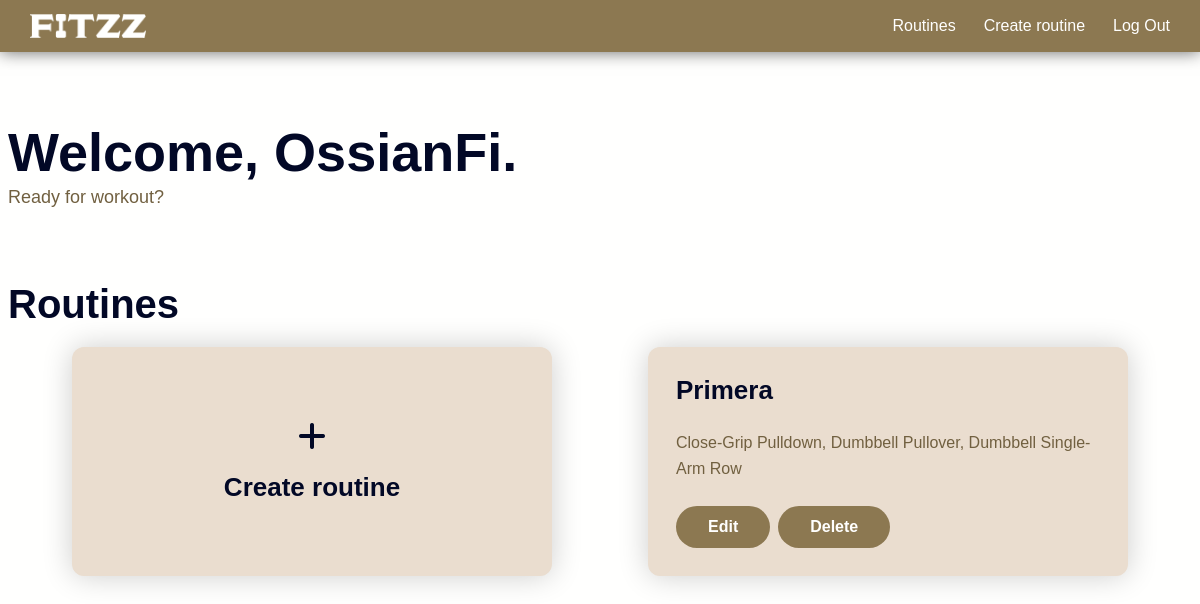
Page / (signed in) on the earlier database version.
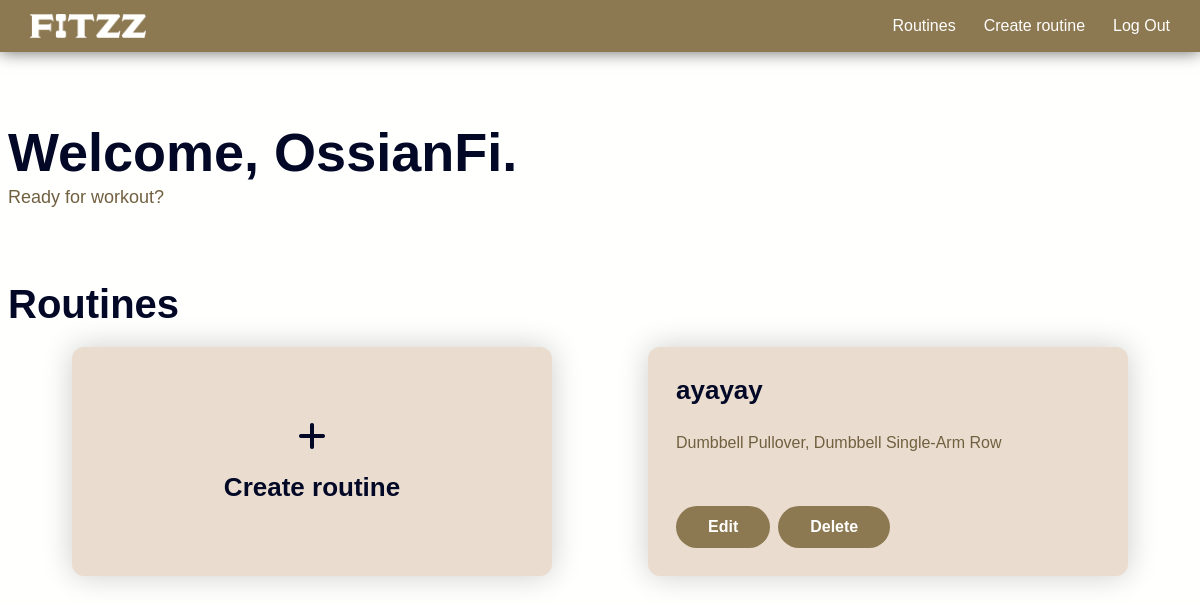
Same page on the later database version.
### tables this page shows
CREATE TABLE user (
  id INTEGER PRIMARY KEY AUTOINCREMENT,
  username TEXT NOT NULL,
  hash TEXT NOT NULL
);

CREATE TABLE routine (
  id INTEGER PRIMARY KEY AUTOINCREMENT,
  user_id INTEGER NOT NULL,
  name TEXT NOT NULL,
  FOREIGN KEY (user_id) REFERENCES user (id) ON DELETE CASCADE
);

### app.py (the view)
@app.route("/")
@login_required
def index():
    user = db.execute("SELECT username FROM user WHERE id = ?", session["user_id"])[0]
    routine_names = db.execute(
        "SELECT id, name FROM routine WHERE user_id = ?", session["user_id"]
    )
    routine_map = {routine["id"]: routine["name"] for routine in routine_names}
    exercises = db.execute(
        """
            SELECT
                r.id AS routine_id,
                e.name AS exercise_name
            FROM routine r
            JOIN routine_exercise re ON r.id = re.routine_id
            JOIN exercise e ON re.exercise_id = e.id
            WHERE r.user_id = ?
            ORDER BY r.id, re.position
        """,
        session["user_id"],
    )
    routine_exercises = defaultdict(list)
    for exercise in exercises:
        routine_exercises[exercise["routine_id"]].append(exercise["exercise_name"])
    routines = []
    for routine_id, exercises in routine_exercises.items():
        routines.append(
            {
                "id": routine_id,
                "name": routine_map[routine_id],
                "exercises": ", ".join(exercises),
            }
        )
    return render_template("index.html", username=user["username"], routines=routines)

### app.py (called while the page is built)
@app.after_request
def after_request(response):
    response.headers["Cache-Control"] = "no-cache, no-store, must-revalidate"
    response.headers["Expires"] = 0
    response.headers["Pragma"] = "no-cache"
    return response

### helpers.py (called while the page is built)
def login_required(f):
    @wraps(f)
    def decorated_function(*args, **kwargs):
        if session.get("user_id") is None:
            return redirect("/login")
        return f(*args, **kwargs)
    return decorated_function

### templates/index.html (shortened to what this page needs)
{% extends "base.html" %}
{% block main %}
    <div class="container title-region flex column center-justify">
        <h1 class="h1 no-margin">Welcome, {{ username }}.</h1>
        <p>Ready for workout?</p>
    </div>
    <div class="container">
        <h2 class="h2">Routines</h2>
        <div class="routines grid">
            <div class="card add">
                <a class="flex column center-justify center-align gap" href="/new">
                    <i class="fa fa-plus"></i>
                    <h3 class="h3 text-center no-margin">Create routine</h3>
                </a>
            </div>
            {% for routine in routines %}
                <div class="card">
                    <a href="/view/{{ routine.id }}">
                        <h3 class="h3 no-margin">{{ routine.name }}</h3>
                        <p>{{ routine.exercises }}</p>
                        <div class="button-wrapper flex">
                            <form action="/edit/{{ routine.id }}" method="get">
                                <button class="btn" type="submit">Edit</button>
                            </form>
                            <form action="/delete/{{ routine.id }}" method="get">
                                <button class="btn" type="submit">Delete</button>
                            </form>
                        </div>
                    </a>
                </div>
            {% endfor %}
        </div>
    </div>
{% endblock %}

### templates/base.html (shortened to what this page needs)
<!DOCTYPE html>
<html lang="en">
    <head>
        <link href="https://api.fontshare.com/v2/css?f[]=general-sans@500,600,400,700&display=swap" rel="stylesheet">
        <link href="https://cdnjs.cloudflare.com/ajax/libs/font-awesome/6.7.1/css/all.min.css" rel="stylesheet">
        <link href="/static/css/styles.css" rel="stylesheet">
    </head>
    <body>
        {% if session.get("user_id") %}
            <header class="flex center-align between-justify">
                <a href="/">
                    <img alt="fitzz" src="/static/images/fitzz2.webp">
                </a>
                <nav class="collapse" id="nav">
                    <ul>
                        <li>
                            <a href="/"><span>Routines</span></a>
                        </li>
                        <li>
                            <a href="/new"><span>Create routine</span></a>
                        </li>
                        <li>
                            <a href="/logout"><span>Log Out</span></a>
                        </li>
                    </ul>
                </nav>
            </header>
        {% endif %}
        <main>
            {% block main %}{% endblock %}
        </main>
    </body>
</html>

### static/css/styles.css (style rules this page uses)
:root { --c-seashell: #f9f4ef; --c-dark-blue: #020826; --c-brown: #8c7851; --c-white: #fffffe; --c-almond: #eaddcf; --c-carmine: #f25042; --c-paragraph: #716040; }
html { scroll-behavior: smooth; }
body { font-family: 'General Sans', sans-serif; background-color: var(--c-white); }
main { padding-top: 3.25rem; }
img, picture, video, canvas, svg { max-width: 100%; display: block; user-select: none; }
.h1 { font-size: 3.375rem; font-weight: 700; margin-bottom: 1.5rem; color: var(--c-dark-blue); }
.h2 { font-size: 2.5rem; font-weight: 700; margin-bottom: 1.25rem; color: var(--c-dark-blue); }
.h3 { font-size: 1.625rem; font-weight: 700; margin-bottom: 1rem; color: var(--c-dark-blue); }
p { font-size: 1.125rem; font-weight: 400; line-height: 1.625; margin-bottom: 0.625rem; color: var(--c-paragraph); }
a { font-size: 1.125rem; font-weight: 600; text-decoration: none; color: var(--c-paragraph); }
.text-center { text-align: center; }
.no-margin { margin: 0; }
header { width: 100%; height: 3.25rem; position: fixed; top: 0; padding: 0 1.875rem; box-shadow: 0 0 1rem rgba(0, 0, 0, 0.6); background-color: var(--c-brown); z-index: 999; }
header a { height: 46%; }
header img { height: 100%; }
.collapse { width: 100%; position: absolute; visibility: hidden; opacity: 0; top: 0; left: 0; transition: top 0.3s ease, opacity 0.3s ease, visibility 0.3s ease; background-color: var(--c-brown); }
.collapse>ul>li { list-style: none; transition: background-color 0.4s ease-in; }
.collapse>ul>li>a { font-size: 1rem; font-weight: 500; transition: color 0.3s ease; color: var(--c-white); }
.collapse>ul>li>a>span { display: block; padding: 1rem 2rem; }
::placeholder { color: gray; font-style: italic; }
.btn { font-size: 1rem; font-weight: 600; border-radius: 2rem; padding: 0.75rem 2rem; font-family: inherit; cursor: pointer; border: none; transition: background-color 0.3s ease-in-out, transform 0.3s ease; background-color: var(--c-brown); color: var(--c-white); }
.container { width: 100%; margin-left: auto; margin-right: auto; padding-left: 0.5rem; padding-right: 0.5rem; }
.title-region { height: 11rem; }
.container.title-region { margin-top: 2rem; margin-bottom: 1.375rem; }
.flex { display: flex; }
.flex.column { flex-direction: column; }
.flex.center-align { align-items: center; }
.flex.center-justify { justify-content: center; }
.flex.between-justify { justify-content: space-between; }
.flex.gap { gap: 1.25rem; }
.grid { display: grid; grid-template-columns: repeat(auto-fit, minmax(12.75rem, 1fr)); grid-auto-rows: min-content; place-items: center; row-gap: 1rem; }
.routines { padding: 0 1rem; margin-bottom: 2.75rem; }
.routines .card { height: auto; width: min(30rem, 100%); padding: 1.75rem; }
.routines .card.add { height: 100%; padding: 3rem; }
.routines .card.add a { font-size: 2rem; color: var(--c-dark-blue); }
.routines .card.add .h3 { margin-bottom: 0; }
.routines .card .h3 { margin-bottom: 1.5rem; white-space: nowrap; overflow: hidden; text-overflow: ellipsis; }
.routines .card p { height: 3.25rem; font-size: 1rem; margin-bottom: 1.5rem; display: -webkit-box; -webkit-line-clamp: 2; line-clamp: 2; -webkit-box-orient: vertical; overflow: hidden; }
.routines.grid { grid-template-columns: 1fr; row-gap: 3rem; }
.routines .card .button-wrapper { flex-wrap: wrap; gap: 0.5rem; }
.card { width: 11.875rem; height: 15.75rem; border-radius: 0.75rem; transition: transform 0.3s ease; box-shadow: 0 0 1.875rem rgba(0, 0, 0, 0.2); background-color: var(--c-almond); }
.card a { width: 100%; height: 100%; }
@media (min-width: 576px) { .container { max-width: 576px; } }
@media (min-width: 768px) { .container { max-width: 768px; } }
@media (min-width: 768px) { .grid { grid-template-columns: repeat(auto-fit, minmax(14.375rem, 1fr)); row-gap: 2rem; } }
@media (min-width: 768px) { .routines.grid { grid-template-columns: repeat(auto-fit, minmax(31.5rem, 1fr)); } }
@media (min-width: 768px) { .card { width: 13.125rem; height: 17.5rem; } }
@media (min-width: 992px) { .container { max-width: 992px; } }
@media (min-width: 992px) { .collapse, .collapse.active { width: auto; position: static; visibility: visible; opacity: 1; background-color: transparent; } }
@media (min-width: 992px) { .collapse>ul, .collapse.active>ul { display: flex; gap: 1.75rem; } }
@media (min-width: 992px) { .collapse>ul>li>a>span, .collapse.active>ul>li>a>span { display: inline; padding: 0; } }
@media (min-width: 1200px) { .container { max-width: 1200px; } }

Differences in the rows shown:
removed routine: name "Primera", exercises "Close-Grip Pulldown, Dumbbell Pullover, Dumbbell Single-Arm Row"
added routine: name "ayayay", exercises "Dumbbell Pullover, Dumbbell Single-Arm Row"
